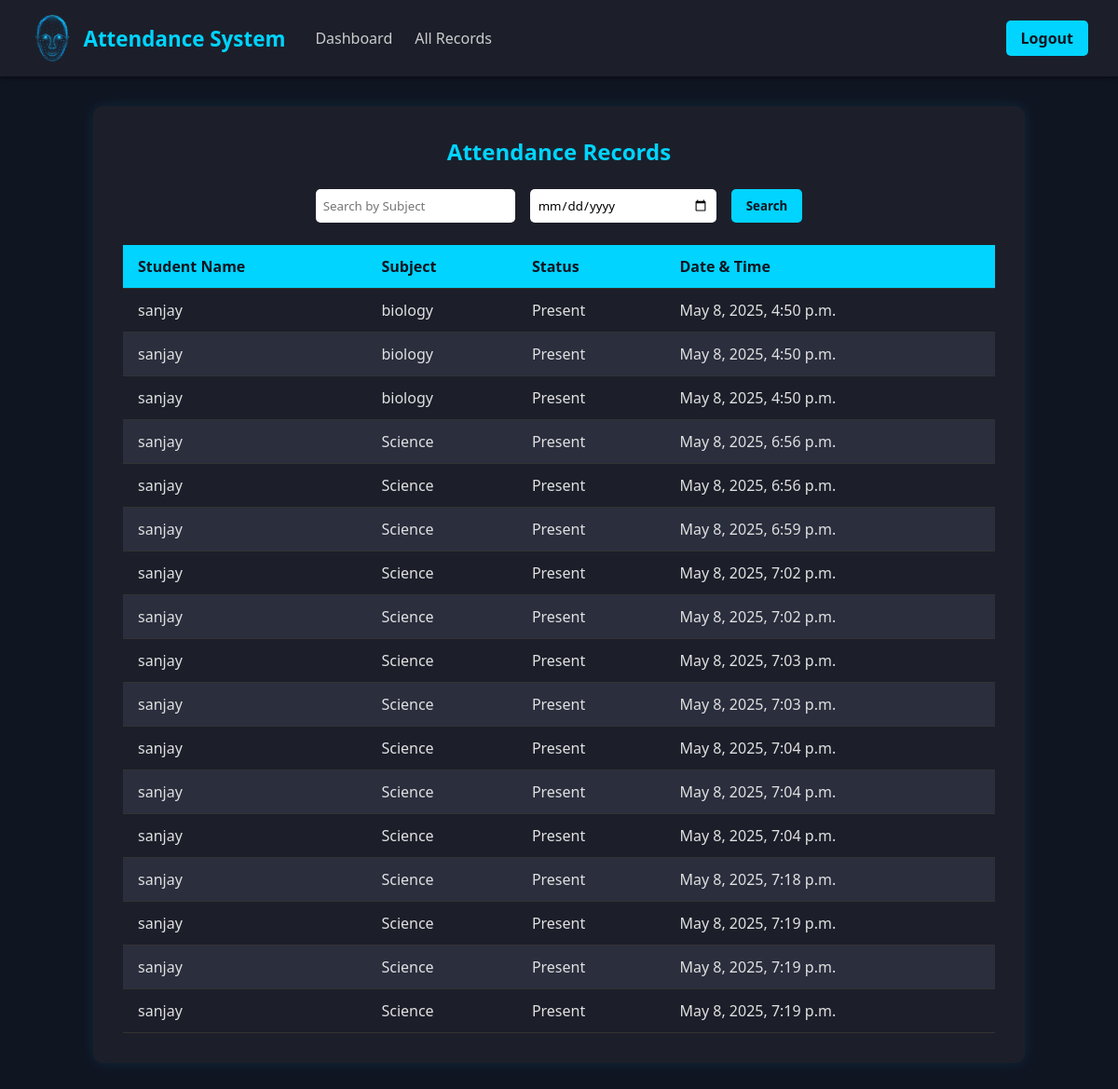
/student/3/, run on an earlier commit of the app's database.
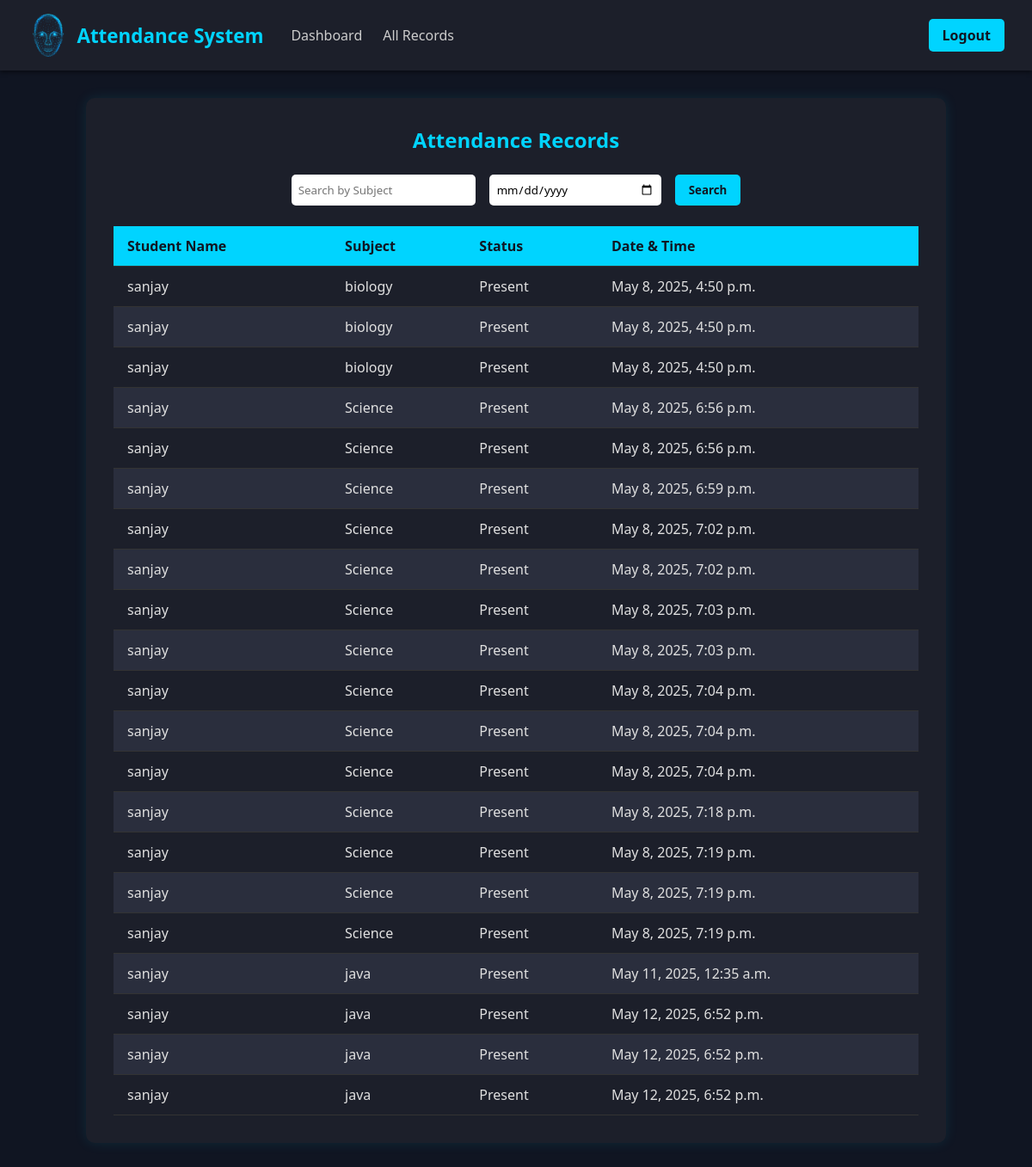
And on a later commit of the database.
### attendance_app/models.py (models this page shows)
class Attendance(models.Model):
    student = models.ForeignKey(Student, on_delete=models.CASCADE)
    subject = models.CharField(max_length=100)
    timestamp = models.DateTimeField(auto_now_add=True)
    status = models.CharField(max_length=10, choices=[('Present', 'Present'), ('Absent', 'Absent')])

class Student(models.Model):
    name = models.CharField(max_length=100)
    face_encoding = models.BinaryField()

### attendance_app/views.py (the view)
# urls.py: path('student/<int:student_id>/', views.student_detail, name='student_detail'),
def student_detail(request, student_id):
    student = get_object_or_404(Student, id=student_id)
    subject_query = request.GET.get("subject", "")
    date_query = request.GET.get("date", "")
    records = Attendance.objects.filter(student=student)
    if subject_query:
        records = records.filter(subject__icontains=subject_query)
    if date_query:
        records = records.filter(timestamp__date=date_query)
    return render(request, "attendance_app/student_detail.html", {
        "student": student,
        "records": records
    })

### attendance_app/templates/attendance_app/student_detail.html (shortened to what this page needs)
<!DOCTYPE html>
<html lang="en">
<head>
    {% load static %}
</head>
<body>
    <nav>
        <div class="nav-left">
            <div class="logo">
                <img src="{% static 'attendance_app/images/logo2.png' %}" alt="Logo">
                Attendance System
            </div>
            <div class="nav-links">
                <a href="/dashboard/">Dashboard</a>
                <a href="/attendance-record/">All Records</a>
            </div>
        </div>
        <div class="nav-right">
            <a href="/login/" class="btn">Logout</a>
        </div>
    </nav>
    <main>
        <div class="container">
            <h2>Attendance Records</h2>
            <form method="GET" class="search-form">
                <input type="text" name="subject" placeholder="Search by Subject" value="{{ request.GET.subject }}">
                <input type="date" name="date" value="{{ request.GET.date }}">
                <button type="submit">Search</button>
            </form>
            {% if records %}
                <table>
                    <thead>
                        <tr>
                            <th>Student Name</th>
                            <th>Subject</th>
                            <th>Status</th>
                            <th>Date & Time</th>
                        </tr>
                    </thead>
                    <tbody>
                        {% for record in records %}
                        <tr>
                            <td>{{ record.student.name }}</td>
                            <td>{{ record.subject }}</td>
                            <td>{{ record.status }}</td>
                            <td>{{ record.timestamp }}</td>
                        </tr>
                        {% endfor %}
                    </tbody>
                </table>
            {% else %}
                <p>No attendance records found.</p>
            {% endif %}
        </div>
    </main>
</body>
</html>

What changed in the data, as far as the page shows it:
added Attendance: student.name "sanjay", subject "java", status "Present", timestamp "May 11, 2025, 12:35 a.m."
added Attendance: student.name "sanjay", subject "java", status "Present", timestamp "May 12, 2025, 6:52 p.m."
added Attendance: student.name "sanjay", subject "java", status "Present", timestamp "May 12, 2025, 6:52 p.m."
added Attendance: student.name "sanjay", subject "java", status "Present", timestamp "May 12, 2025, 6:52 p.m."
